Frame 1 (no input): blank canvas, image omitted
Frame 60 (no input): blank canvas, image omitted
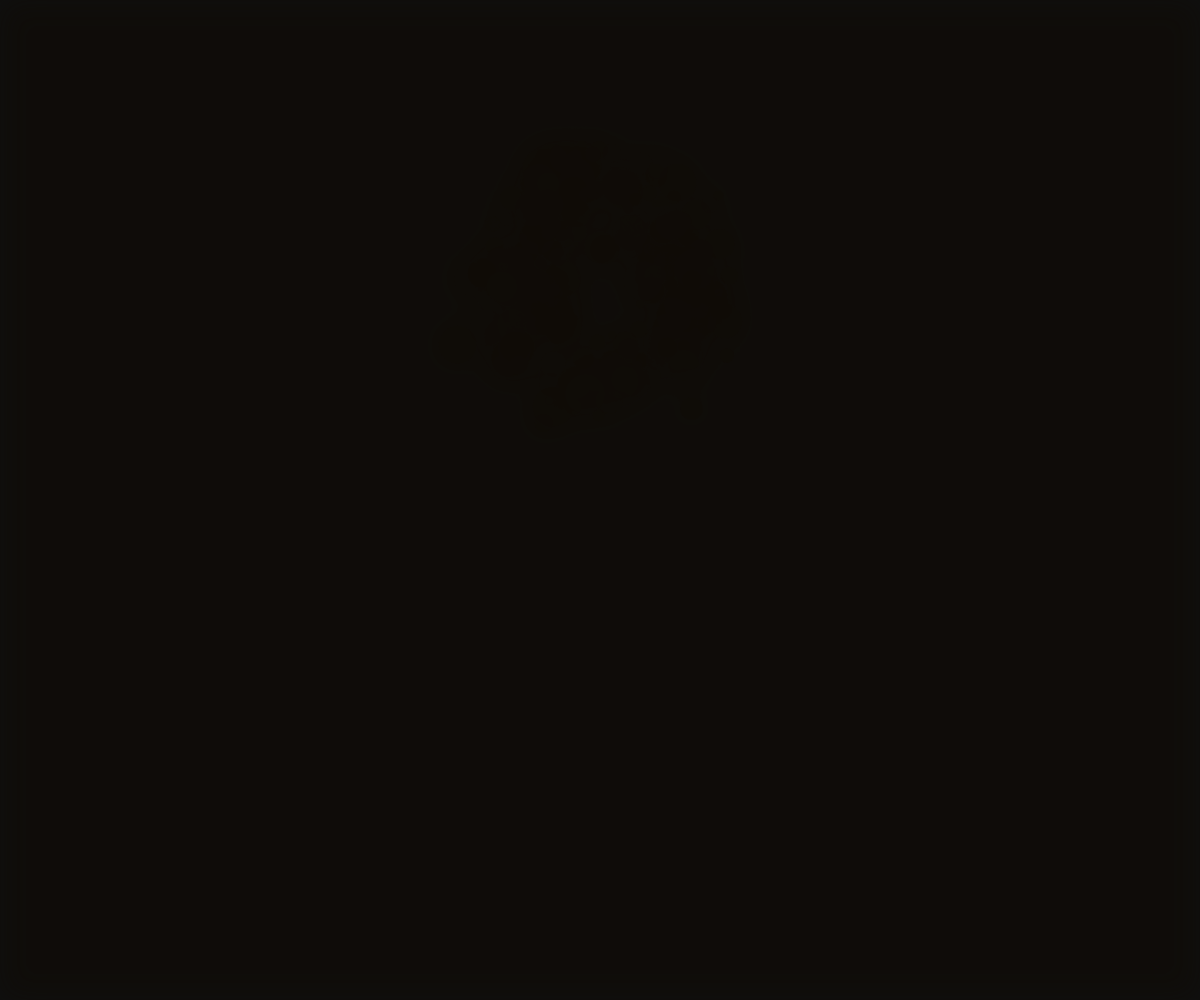
Frame 120 (the mouse pressed at the canvas centre since frame 60)

The p5.js sketch whose frames 1 and 60 were blank and that drew this single picture after the mouse press (run headless with seeded random() and noise() and a simulated clock; from frame 60 on, the mouse is pressed at the canvas centre):

// p5.js sketch
// ── sketch.js
let dots = [];
let totalDots = 200;
let started = false;
let meltStartTime;
let meltDuration = 80000;
let originY;
let video;

const DOT_OPACITY = 200;
const FLICKER_SPEED = 0.0012;
const RETURN_THRESHOLD = 1;

// เพิ่มตัวแปรสำหรับ fade
let fadeOpacity = 0;
let fading = false;

function setup() {
  createCanvas(windowWidth, windowHeight);
  originY = height / 3.5;
  video = document.getElementById("candleVideo");
  frameRate(60);
}

function draw() {
  clear();

  let elapsed = millis() - meltStartTime;
  let meltProgress = constrain(elapsed / meltDuration, 0, 1);

  for (let dot of dots) {
    if (dot.clicked) {
      if (!dot.returned) {
        dot.x = lerp(dot.x, dot.originalX, 0.05);
        dot.y = lerp(dot.y, dot.originalY, 0.05);

        if (dist(dot.x, dot.y, dot.originalX, dot.originalY) < RETURN_THRESHOLD) {
          dot.returned = true;
          let angle = random(TWO_PI);
          let speed = random(0.5, 1.2);
          dot.vx = cos(angle) * speed;
          dot.vy = sin(angle) * speed;
        }
      } else {
        dot.x += dot.vx + sin(millis() * 0.002 + dot.offsetX) * 0.3;
        dot.y += dot.vy + cos(millis() * 0.002 + dot.offsetY) * 0.3;
      }
    } else {
      dot.x += dot.vx + sin(millis() * FLICKER_SPEED + dot.offsetX) * 0.5;
      dot.y += dot.vy + cos(millis() * FLICKER_SPEED + dot.offsetY) * 0.5;
    }

    let flickerColor = lerpColor(
      color(255, 255, 200, DOT_OPACITY),
      color(255, 150, 50, DOT_OPACITY),
      noise(dot.offsetX + frameCount * 0.01)
    );

    if (dot.clicked) {
      flickerColor = color(
        random(150, 200),   // แดง
        random(100, 100),   // เขียว
        random(100, 300),   // น้ำเงิน
        DOT_OPACITY
      );
    }

    noStroke();
    fill(flickerColor);
    drawingContext.shadowBlur = 30;
    drawingContext.shadowColor = flickerColor;
    ellipse(dot.x, dot.y, dot.baseSize, dot.baseSize);
  }

  // วาดแผ่นดำโปร่งแสงเพื่อเฟดดำ
  if (fading) {
    fadeOpacity += 2;  // ปรับความเร็ว fade ได้ที่นี่ (2 = เร็ว, 1 = ช้า)
    fadeOpacity = constrain(fadeOpacity, 0, 255);

    noStroke();
    fill(0, fadeOpacity);
    rect(0, 0, width, height);

    if (fadeOpacity >= 255) {
      fading = false;
      fadeOpacity = 0;

      // รีเซ็ตจริง ๆ หลัง fade ดำเต็มจอ
      dots = [];
      started = false;

      // ถ้าจะเริ่มใหม่ หรือเล่นวิดีโอใหม่ ก็ใส่โค้ดตรงนี้ได้
    }
  }
}

function mousePressed() {
  if (!started) {
    startExperience();
    return;
  }

  selectDotsNear(mouseX, mouseY);
}

function mouseDragged() {
  selectDotsNear(mouseX, mouseY);
}

function selectDotsNear(x, y) {
  const radius = 17;
  for (let dot of dots) {
    if (!dot.clicked && dist(x, y, dot.x, dot.y) < radius) {
      dot.clicked = true;
      dot.returned = false;

      let angle = random(TWO_PI);
      let force = random(4, 8);
      dot.vx = cos(angle) * force;
      dot.vy = sin(angle) * force;

      dot.baseSize = random(15, 50);
    }
  }
}

function startExperience() {
  started = true;
  meltStartTime = millis();

  const intro = document.getElementById("introVideo");
  const candle = document.getElementById("candleVideo");

  if (intro) {
    intro.pause();
    intro.style.display = "none";
  }

  if (candle) {
    candle.style.display = "block";
    candle.currentTime = 0;
    candle.play();
  }

  dots = [];
  for (let i = 0; i < totalDots; i++) {
    let angle = random(TWO_PI);
    let speed = random(1, 2);
    dots.push({
      originalX: width / 2,
      originalY: originY,
      x: width / 2,
      y: originY,
      vx: cos(angle) * speed,
      vy: sin(angle) * speed,
      offsetX: random(1000),
      offsetY: random(1000),
      clicked: false,
      returned: false,
      baseSize: random(8, 40)
    });
  }
}

window.addEventListener('DOMContentLoaded', () => {
  resetExperience();

  const candleVideo = document.getElementById("candleVideo");
  const introVideo = document.getElementById("introVideo");

  if (candleVideo) {
    candleVideo.style.display = "none";
  }

  if (introVideo) {
    introVideo.style.display = "block";
    introVideo.currentTime = 0;
    introVideo.play();
  }

  if (candleVideo) {
    candleVideo.addEventListener("ended", () => {
      candleVideo.style.display = "none";

      if (introVideo) {
        introVideo.currentTime = 0;
        introVideo.style.display = "block";
        introVideo.play();
      }

      resetExperience();
    });
  }
});

// แก้ให้ resetExperience() เริ่ม fade ดำแทนรีเซ็ตทันที
function resetExperience() {
  if (!fading) {
    fading = true;
    fadeOpacity = 0;
  }
}

function windowResized() {
  resizeCanvas(windowWidth, windowHeight);
  originY = height / 3;
}

// ── Candlelight.html
<!DOCTYPE html>
<html lang="en">
<head>
  <meta charset="UTF-8" />
  <title>Candlelight</title>

  <!-- p5.js library -->
  <script src="https://cdnjs.cloudflare.com/ajax/libs/p5.js/1.5.0/p5.min.js"></script>
  <script src="sketch.js" defer></script>

  <link rel="stylesheet" href="style.css" />

  <style>
    html, body {
      margin: 0;
      padding: 0;
      overflow: hidden;
      height: 100%;
      font-family: sans-serif;
      background-color: black;
      color: rgb(217, 255, 0);
    }

    canvas {
      display: block;
      position: absolute;
      top: 0;
      left: 0;
      z-index: 1;
    }

    .caption p {
      font-size: clamp(12px, 2vw, 20px);
      text-align: center;
      max-width: 95vw;
      margin: 20px auto;
      line-height: 1.3;
      color: rgb(217, 255, 0);
      font-family: mysecondfont;
      user-select: none;
      text-shadow:
        0 0 5px rgba(255,255,255,0.4),
        0 0 20px rgba(255,255,255,0.3),
        0 0 5px rgba(255,255,255,0.2);
    }

    /* Wave animation for span letters inside caption */
    .caption span {
      display: inline-block;
      animation: wave 2s infinite ease-in-out;
      text-shadow:
        0 0 5px rgba(255,255,255,0.4),
        0 0 20px rgba(255,255,255,0.3),
        0 0 5px rgba(255,255,255,0.2);
    }

    .caption span:nth-child(odd) {
      animation-delay: 0s;
    }

    .caption span:nth-child(even) {
      animation-delay: 0.2s;
    }

    @keyframes wave {
      0%, 100% {
        transform: translateY(0);
      }
      50% {
        transform: translateY(-6px);
      }
    }
  </style>
</head>
<body>

  <div class="caption">
    <p>
      <span>E</span><span>a</span><span>c</span><span>h</span>&nbsp;
      <span>l</span><span>i</span><span>g</span><span>h</span><span>t</span>&nbsp;
      <span>i</span><span>s</span>&nbsp;
      <span>a</span>&nbsp;
      <span>m</span><span>e</span><span>m</span><span>o</span><span>r</span><span>y</span>&nbsp;—
      <span>c</span><span>l</span><span>i</span><span>c</span><span>k</span>&nbsp;
      <span>o</span><span>r</span>&nbsp;
      <span>d</span><span>r</span><span>a</span><span>g</span>&nbsp;
      <span>t</span><span>o</span>&nbsp;
      <span>h</span><span>o</span><span>l</span><span>d</span>&nbsp;
      <span>t</span><span>h</span><span>e</span><span>m</span>&nbsp;
      <span>c</span><span>l</span><span>o</span><span>s</span><span>e</span>,&nbsp; <br>
      <span>b</span><span>e</span><span>f</span><span>o</span><span>r</span><span>e</span>&nbsp;
      <span>t</span><span>h</span><span>e</span>&nbsp;
      <span>l</span><span>a</span><span>s</span><span>t</span>&nbsp;
      <span>c</span><span>a</span><span>n</span><span>d</span><span>l</span><span>e</span><span>l</span><span>i</span><span>g</span><span>h</span><span>t</span>&nbsp;
      <span>s</span><span>l</span><span>i</span><span>p</span><span>s</span>&nbsp;
      <span>i</span><span>n</span><span>t</span><span>o</span>&nbsp;
      <span>t</span><span>h</span><span>e</span>&nbsp;
      <span>d</span><span>a</span><span>r</span><span>k</span><span>.</span><span>.</span><span>.</span>
    </p>
  </div>

  <video id="introVideo" autoplay muted playsinline loop>
    <source src="Materials/candle_loop.mp4" type="video/mp4" />
  </video>

  <video id="candleVideo" autoplay muted>
    <source src="Materials/candle_timing.mp4" type="video/mp4" />
  </video>

  <audio src="Materials/Ambient.mp3" autoplay loop style="display: none;"></audio>

</body>
</html>

// ── style.css
/* style.css */

/* Reset some default styles */
* {
  box-sizing: border-box;
}

/* Body and html styles (redundant if inline style exists, but good practice) */
html, body {
  margin: 0;
  padding: 0;
  overflow: hidden;
  height: 100%;
  font-family: 'Segoe UI', Tahoma, Geneva, Verdana, sans-serif;
  background-color: black;
  color: rgb(217, 255, 0);
}

/* Canvas styling */
canvas {
  display: block;
  position: absolute;
  top: 0;
  left: 0;
  z-index: 1;
}

video {
  position: fixed;
  top: 60%;
  left: 50%;
  transform: translate(-50%, -50%);
  width: 100vw;     /* เต็มความกว้างหน้าจอ */
  height: 100vh;    /* เต็มความสูงหน้าจอ */
  object-fit: cover;  /* ครอบคลุมเต็มพื้นที่ (อาจตัดขอบบ้าง) */
  z-index: 0;
  display: none;
}



@font-face {
  font-family: mysecondfont;
  src: url(Materials/InstrumentSerif-Regular.ttf);
}

/* Caption container */
.caption {
  position: fixed;
  bottom: 10vh;
  width: 100%;
  text-align: center;
  z-index: 10;
  user-select: none;
  pointer-events: none; /* เพื่อไม่ให้ขวางการคลิก */
}

/* Caption text */
.caption p {
  font-size: clamp(12px, 2vw, 20px);
  max-width: 95vw;
  margin: 0 auto;
  line-height: 1.3;
  color: rgb(217, 255, 0);
  text-shadow:
    0 0 5px rgba(255, 255, 255, 0.4),
    0 0 20px rgba(255, 255, 255, 0.3),
    0 0 5px rgba(255, 255, 255, 0.2);
}

/* Animation for each letter */
.caption span {
  display: inline-block;
  animation: wave 2s infinite ease-in-out;
  text-shadow:
    0 0 5px rgba(255, 255, 255, 0.4),
    0 0 20px rgba(255, 255, 255, 0.3),
    0 0 5px rgba(255, 255, 255, 0.2);
}

/* Slight delay on even spans for wave effect */
.caption span:nth-child(odd) {
  animation-delay: 0s;
}

.caption span:nth-child(even) {
  animation-delay: 0.2s;
}

/* Keyframes for wave animation */
@keyframes wave {
  0%, 100% {
    transform: translateY(0);
  }
  50% {
    transform: translateY(-6px);
  }
}
